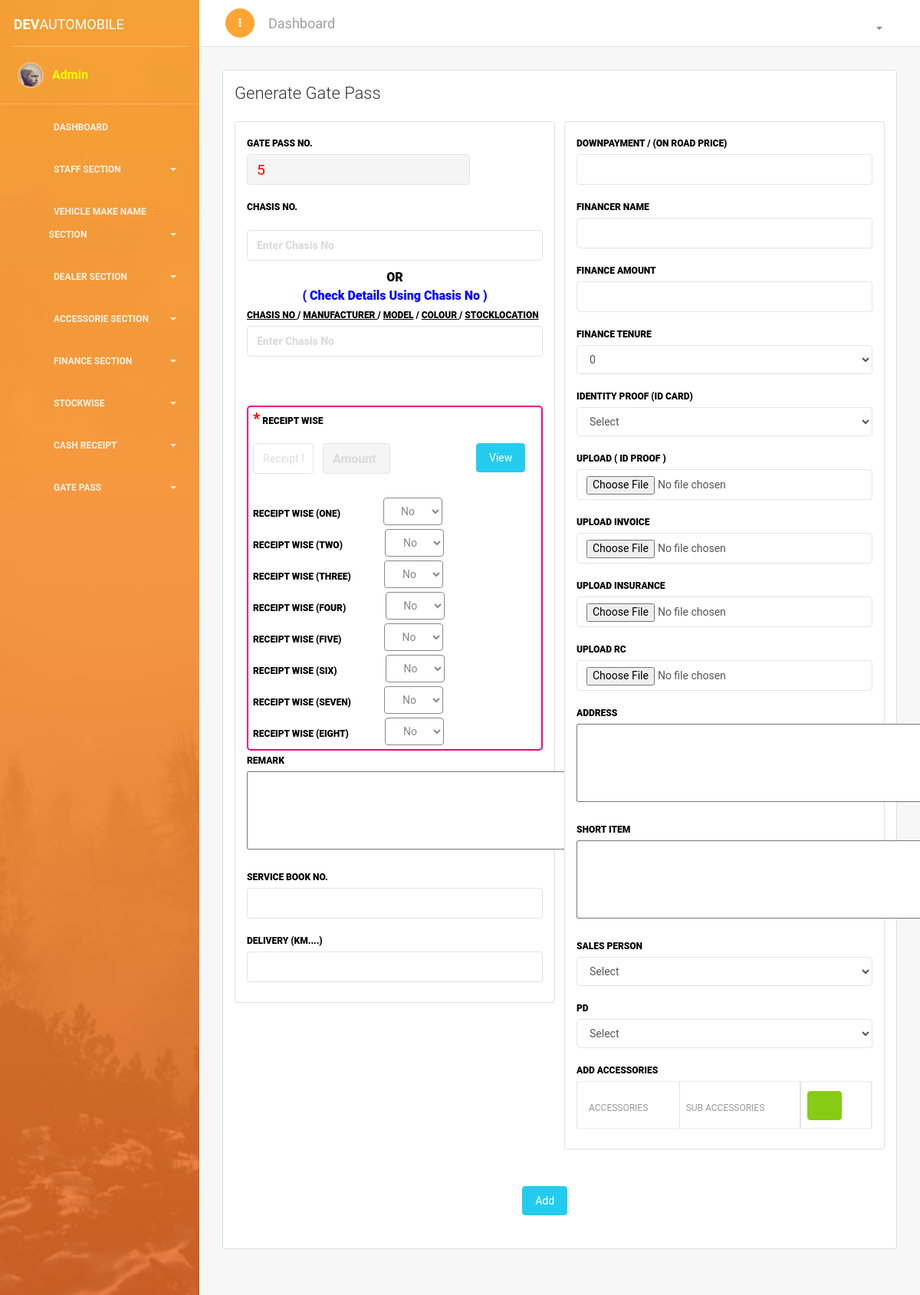
Page /gate-pass.php (signed in) on the earlier database version.
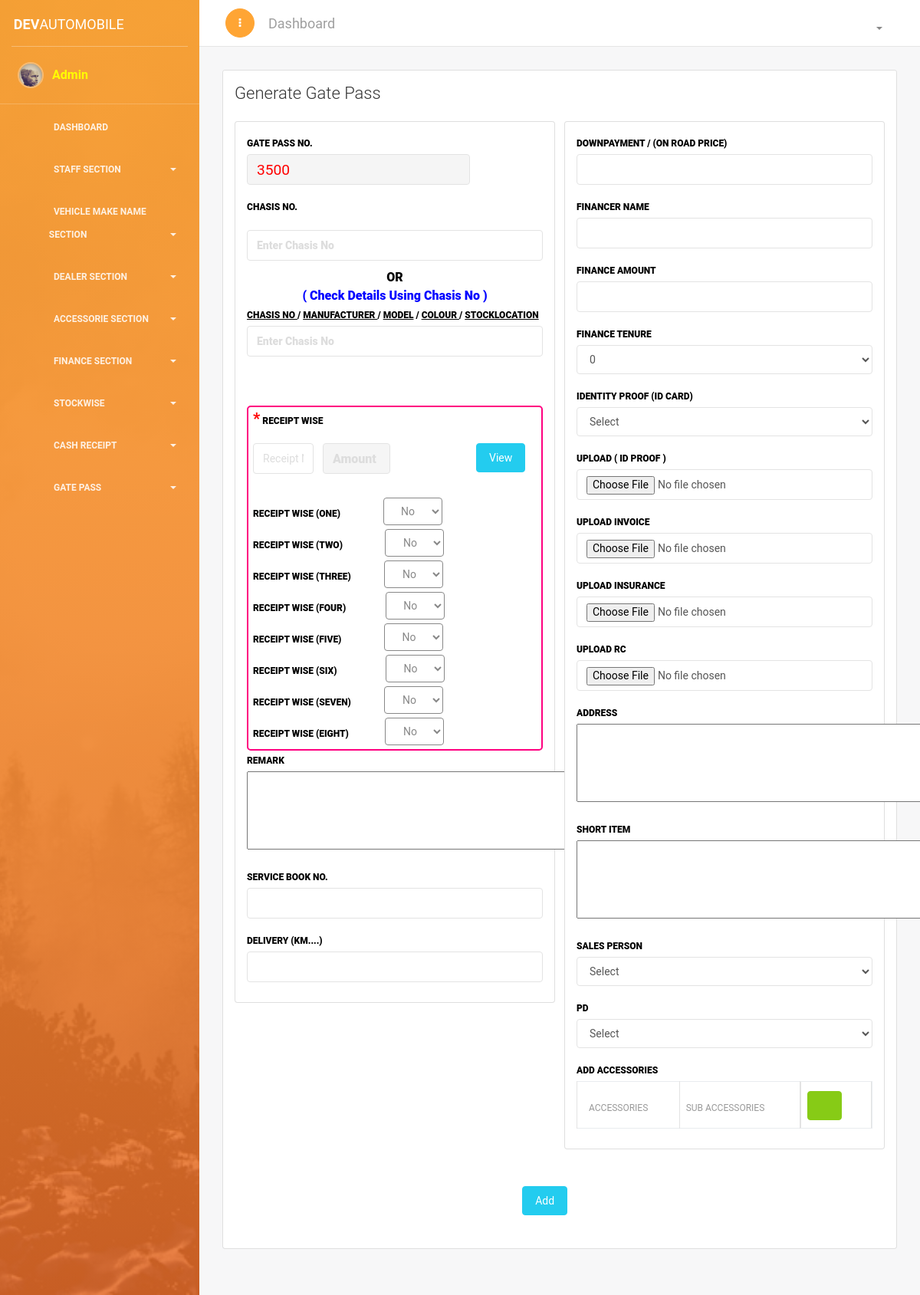
Same page on the later database version.
### tables this page shows
CREATE TABLE `gatepassmgmt` (
  `id` int(11) NOT NULL,
  `currDate` varchar(80) NOT NULL,
  `gatePassNo` int(11) NOT NULL,
  `chasisNo` varchar(50) NOT NULL,
  `paymentReceivable` varchar(10) NOT NULL,
  `receiptAmt` varchar(20) NOT NULL,
  `receiptNo` int(11) NOT NULL,
  `receiptNoOne` int(11) NOT NULL,
  `receiptOptOne` varchar(2) NOT NULL,
  `receiptAmtOne` varchar(20) NOT NULL,
  `receiptNoTwo` int(11) NOT NULL,
  `receiptOptTwo` int(1) NOT NULL,
  `receiptAmtTwo` varchar(20) NOT NULL,
  `receiptNoThree` int(11) NOT NULL,
  `receiptOptThree` int(1) NOT NULL,
  `receiptAmtThree` varchar(20) NOT NULL,
  `receiptNoFour` int(11) NOT NULL,
  `receiptOptFour` int(1) NOT NULL,
  `receiptAmtFour` varchar(20) NOT NULL,
  `receiptNoFive` int(11) NOT NULL,
  `receiptOptFive` int(1) NOT NULL,
  `receiptAmtFive` varchar(20) NOT NULL,
  `receiptNoSix` int(11) NOT NULL,
  `receiptOptSix` int(1) NOT NULL,
  `receiptAmtSix` varchar(20) NOT NULL,
  `receiptNoSeven` int(11) NOT NULL,
  `receiptOptSeven` int(1) NOT NULL,
  `receiptAmtSeven` varchar(20) NOT NULL,
  `receiptNoEight` int(11) NOT NULL,
  `receiptOptEight` int(1) NOT NULL,
  `receiptAmtEight` varchar(20) NOT NULL,
  `idProofCard` varchar(250) NOT NULL,
  `idProofdoc` varchar(500) NOT NULL,
  `invoiceDoc` varchar(250) NOT NULL,
  `insuranceDoc` varchar(250) NOT NULL,
  `rcDoc` varchar(250) NOT NULL,
  `pD` varchar(60) NOT NULL,
  `salesPerson` varchar(60) NOT NULL,
  `shortItem` text NOT NULL,
  `accessorie` varchar(80) NOT NULL,
  `subAccessorie` varchar(80) NOT NULL,
  `remark` text NOT NULL,
  `address` text NOT NULL,
  `serviceBook` varchar(20) NOT NULL,
  `deliveryKm` varchar(20) NOT NULL,
  `accessorie_update` tinyint(4) NOT NULL DEFAULT '0',
  `updatedTimeDate` datetime NOT NULL DEFAULT '0000-00-00 00:00:00'
);

### gate-pass.php (the view, shortened to what the changed rows need)
<?php
if(!isset($_SESSION['name'])){
echo "<script> window.open('login.php', '_self')</script>";
}else{
require_once('header/header.php');
require_once('header/conn.php');
?>
<link href="https://cdn.datatables.net/1.10.18/css/dataTables.bootstrap4.min.css" rel="stylesheet">
<div class="content">
<div class="container-fluid">
<div class="row">
<div class="col-md-12">
<div class="card ">
<div class="card-header ">
<h4 class="card-title"> Generate Gate Pass </h4>
</div>
<div class="card-body ">
		<form method="POST" name="" action="#" class="form-horizontal"  enctype="multipart/form-data">
		<div class="row">
		<div class="col-md-6">
		<div class="card stacked-form">
		<div class="card-body ">
		<?php
		$a = "SELECT * FROM gatepassmgmt ORDER BY id DESC";
		$ad = mysqli_query($conn, $a);
		$add = mysqli_fetch_array($ad);
		$gatePassNo =  1 + $add['gatePassNo'];
		?>
		<div class="form-group" id="">
		<label id="font-color-label">Gate Pass No. </label>
		<input style="color: red;  font-size: larger;  width: auto;" id="gatePassNo" name="gatePassNo" value="<?php echo $gatePassNo; ?>" type="text" placeholder="Cash Receipt No." class="form-control" readonly>
		</div>
		<div class="form-group">
		<label id="font-color-label"> Chasis No. </label>
		</div>
		<div class="search-box">
		<input type="text" class="form-control" autocomplete="off" id="chasisNo" name="chasisNo" placeholder="Enter Chasis No" style="font-weight: 900; color: crimson;" required="">
		</div>
		<center id="font-color-label" style="color: ;">OR</center>
		<center id="font-color-label" style="color: blue;">( Check Details Using Chasis No ) </center>
		<div class="form-group">
		<label id="font-color-label"><u> Chasis No </u> / <u> Manufacturer </u>  / <u> Model</u> / <u> Colour </u>  / <u> StockLocation </u> </label>
		<input id="challanCheck" name="" type="text" autocomplete="off" placeholder="Enter Chasis No" class="form-control" style="font-weight: 900; color: crimson;">
		</div>
<br><br>
				<div style="border: 2px; border-style: solid; color: #ff0080; border-radius: 5px;">
		<label id="font-color-label"> &nbsp;  <span style="color:red; font-size:20px;"> *</span> Receipt Wise</label>
		<div class="col-sm-12">
		<div class="row">
		<div class="col-md-3">
		<div class="form-group">
<input type="text" id="receiptdata" name="receiptdata"  class="form-control" placeholder="Receipt No." required>
		</div>
		</div>
		<div class="col-md-3">
		<div class="form-group">
<input type="text" id="amount" name="amount" class="form-control" placeholder="Amount" readonly="" style="color: black; font-size: 16px; font-weight: 800;">
		</div>
		</div>
		<div class="col-md-3">
		</div>
		<div class="col-md-3">
		<div class="form-group">
<input type="button" id="getreceipt" class="btn btn-info" value="View" placeholder=".col-md-5">
		</div>
		</div>
		</div>
		</div>
		<label id="font-color-label"> &nbsp;   Receipt Wise (One) </label> &nbsp;&nbsp;&nbsp;&nbsp;&nbsp;&nbsp;&nbsp;&nbsp;&nbsp; &nbsp;&nbsp;
		<select id="receiptoptionone" name="receiptoptionone" class="btn btn-default btn-outline">
		<option value="1"> No </option>
		</select>
		<br>
		<label id="font-color-label"> &nbsp;   Receipt Wise (Two) </label> &nbsp;&nbsp;&nbsp;&nbsp;&nbsp;&nbsp;&nbsp;&nbsp;&nbsp;		&nbsp;&nbsp;
		<select id="receiptoptiontwo" name="receiptoptiontwo" class="btn btn-default btn-outline">
		<option value="1"> No </option>
		</select>
		<br>
		<label id="font-color-label"> &nbsp;   Receipt Wise (Three) </label> &nbsp;&nbsp;&nbsp;&nbsp;&nbsp;&nbsp;&nbsp;&nbsp;&nbsp;
		<select id="receiptoptionthree" name="receiptoptionthree" class="btn btn-default btn-outline">
		<option value="1"> No </option>
		</select>
<br>
		<label id="font-color-label"> &nbsp;   Receipt Wise (Four) </label> &nbsp;&nbsp;&nbsp;&nbsp;&nbsp;&nbsp;&nbsp;&nbsp;&nbsp;&nbsp;&nbsp;
		<select id="receiptoptionfour" name="receiptoptionfour" class="btn btn-default btn-outline">
		<option value="1"> No </option>
		</select>
		<br>
		<label id="font-color-label"> &nbsp;   Receipt Wise (Five) </label> &nbsp;&nbsp;&nbsp;&nbsp;&nbsp;&nbsp;&nbsp;&nbsp;&nbsp;	&nbsp;&nbsp;
		<select id="receiptoptionfive" name="receiptoptionfive" class="btn btn-default btn-outline">
		<option value="1"> No </option>
		</select>
		<br>
		<label id="font-color-label"> &nbsp;   Receipt Wise (Six) </label> &nbsp;&nbsp;&nbsp;&nbsp;&nbsp;&nbsp;&nbsp;&nbsp;&nbsp;&nbsp;&nbsp;&nbsp;&nbsp;&nbsp;
		<select id="receiptoptionsix" name="receiptoptionsix" class="btn btn-default btn-outline">
		<option value="1"> No </option>
		</select>
				<br>
		<label id="font-color-label"> &nbsp;   Receipt Wise (Seven) </label> &nbsp;&nbsp;&nbsp;&nbsp;&nbsp;&nbsp;&nbsp;&nbsp;&nbsp;
		<select id="receiptoptionseven" name="receiptoptionseven" class="btn btn-default btn-outline">
		<option value="1"> No </option>
		</select>
						<br>
		<label id="font-color-label"> &nbsp;   Receipt Wise (Eight) </label> &nbsp;&nbsp;&nbsp;&nbsp;&nbsp;&nbsp;&nbsp;&nbsp;&nbsp;&nbsp;
		<select id="receiptoptioneight" name="receiptoptioneight" class="btn btn-default btn-outline">
		<option value="1"> No </option>
		</select>
		</div>
		<div class="form-group">
		<label id="font-color-label"> Remark </label>
		<textarea name="remark" id="cceditor2" rows="4" cols="50">
		</textarea>
		<br>
		</div>
			<div class="form-group">
		<label id="font-color-label"> Service Book No. </label>
		<input name="serviceBook" onkeypress="return ServiceBook(event)" type="text" class="form-control"  autocomplete="off" style="font-weight: 900; color: crimson;">
		</div>
		<div class="form-group">
		<label id="font-color-label"> Delivery (km....) </label>
		<input name="deliveryKm" onkeypress="return Deliverykm(event)" type="text" class="form-control" autocomplete="off" style="font-weight: 900; color: crimson;">
		</div>
		</div>
		</div>
		</div>
		<div class="col-md-6">
		<div class="card stacked-form">
		<div class="card-body ">
		<div class="form-group">
			<label id="font-color-label">DownPayment / (On Road Price)</label>
			<input type="text" class="form-control" style="font-weight: 900; color: crimson;"/ name="paymentReceivable" onkeypress="return CostNumeric(event)" required>
		</div>
		<div class="form-group">
		<label id="font-color-label"> Financer Name </label>
		<input type="text" class="form-control" style="font-weight: 900; color: crimson;"/ name="financer_name" >
		</div>
		<div class="form-group">
		<label id="font-color-label">Finance Amount</label>
		<input type="text" class="form-control" style="font-weight: 900; color: crimson;"/ name="financer_amt" onkeypress="return CostNumeric(event)">
		</div>
		<div class="form-group">
		<label id="font-color-label"> Finance Tenure </label>
		<select name="financer_tenure" class="form-control" >
		<option value="0">0</option>
		</select>
		</div>
		<div class="form-group">
			<label id="font-color-label">Identity Proof (ID Card)</label>
			<select name="idproofdocument" class="form-control" >
				<option value="">Select</option>
			</select>
		</div>
		<div class="form-group">
		<label id="font-color-label"> Upload ( ID Proof )</label>
		<input id="idproofdoc" name="idproofdoc" type="file" placeholder="Enter Challan No" class="form-control" >
		</div>
		<div class="form-group">
		<label id="font-color-label"> Upload Invoice </label>
		<input id="invoiceDoc" name="invoiceDoc" type="file" class="form-control" >
		</div>
		<div class="form-group">
		<label id="font-color-label"> Upload Insurance  </label>
		<input id="insuranceDoc" name="insuranceDoc" type="file" class="form-control" >
		</div>
		<div class="form-group">
		<label id="font-color-label"> Upload RC  </label>
		<input id="rcDoc" name="rcDoc" type="file" class="form-control" >
		</div>
		<div class="form-group">
		<label id="font-color-label"> Address </label>
		<textarea name="address" id="cceditor1" rows="4" cols="50" required="">
		</textarea>
		</div>
		<div class="form-group">
		<label id="font-color-label"> Short Item </label>
		<textarea name="shortItem" id="cceditor" rows="4" cols="50">
		</textarea>
		</div>
		<div class="form-group">
		<label id="font-color-label">Sales Person</label>
		<select name="salesPerson" class="form-control" required>
		<option value="">Select</option>
		</select>
		</div>
		<div class="form-group">
		<label id="font-color-label">PD</label>
		<select name="pD" class="form-control" required>
		<option value="">Select</option>
		</select>
		</div>
		<div class="form-group">
		<label id="font-color-label">ADD ACCESSORIES</label>
<div class="table-responsive">
<table class="table table-bordered" id="item_table">
<thead>
<tr>
<th>Accessories</th>
<th>Sub Accessories</th>
<th> <button type="button" name="add" class="btn btn-success btn-xs add"><span class="nc-icon nc-simple-add"></span></button></th>
</tr>
</thead>
</table>
</div>
		</div>
		</div>
		</div>
		</div>
		</div>
<div class="row">
<div class="col-sm-2">
</div>
<div class="col-sm-10">
<div class="row">
<div class="col-md-4">
</div>
<div class="col-md-4">
<div class="form-group">
<input type="submit" class="btn btn-fill btn-info" name="add-gate-pass" id="addgatepass1" value="Add" >
</div>
</div>
<div class="col-md-4">
</div>
</div>
</div>
</div>
</form>
</div>
</div>
</div>
</div>
</div>
</div>
<?php
require_once('header/footer.php');
 } ?>

Differences in the rows shown:
removed gatepassmgmt: gatePassNo "5"
now on this page (row edited): gatepassmgmt: gatePassNo "3500"
